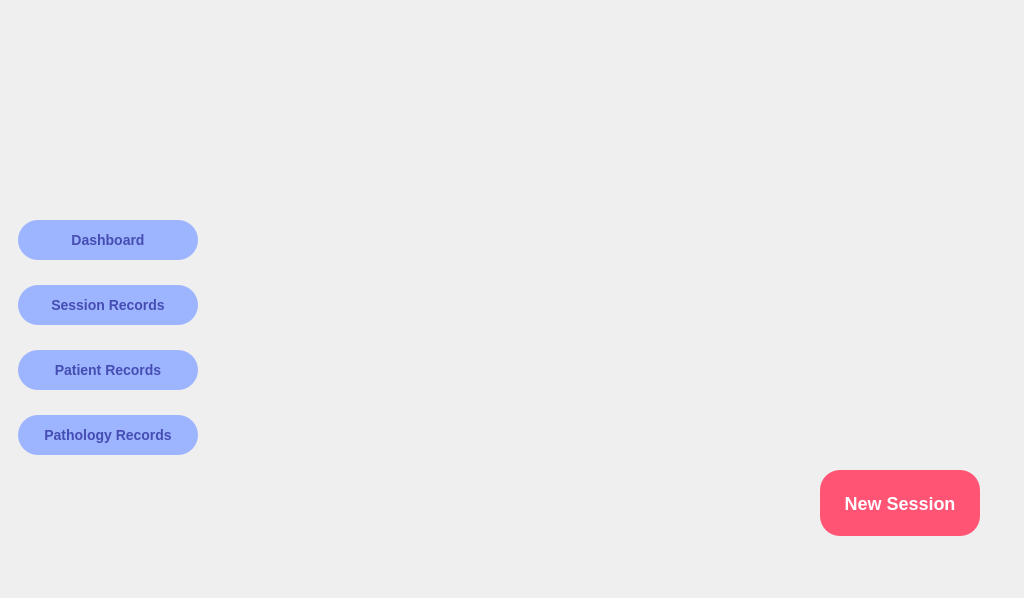
<?xml version="1.0" encoding="UTF-8"?>
<ui version="4.0">
 <class>DockWidget</class>
 <widget class="QDockWidget" name="DockWidget">
  <property name="geometry">
   <rect>
    <x>0</x>
    <y>0</y>
    <width>1024</width>
    <height>598</height>
   </rect>
  </property>
  <property name="minimumSize">
   <size>
    <width>1024</width>
    <height>598</height>
   </size>
  </property>
  <property name="maximumSize">
   <size>
    <width>1024</width>
    <height>598</height>
   </size>
  </property>
  <property name="styleSheet">
   <string notr="true"/>
  </property>
  <property name="windowTitle">
   <string>DockWidget</string>
  </property>
  <widget class="QWidget" name="dockWidgetContents">
   <property name="styleSheet">
    <string notr="true"/>
   </property>
   <widget class="QPushButton" name="StartSession">
    <property name="geometry">
     <rect>
      <x>820</x>
      <y>470</y>
      <width>160</width>
      <height>66</height>
     </rect>
    </property>
    <property name="styleSheet">
     <string notr="true">background-color:rgb(255, 84, 115);
background-image: url();
border-radius: 20px;
font-size: 18px;
font-weight:bold;
color: rgb(255, 252, 255)</string>
    </property>
    <property name="text">
     <string>New Session</string>
    </property>
   </widget>
   <widget class="QLabel" name="background">
    <property name="geometry">
     <rect>
      <x>0</x>
      <y>0</y>
      <width>1024</width>
      <height>576</height>
     </rect>
    </property>
    <property name="styleSheet">
     <string notr="true"/>
    </property>
    <property name="text">
     <string/>
    </property>
   </widget>
   <widget class="QPushButton" name="btn_main">
    <property name="geometry">
     <rect>
      <x>18</x>
      <y>220</y>
      <width>180</width>
      <height>40</height>
     </rect>
    </property>
    <property name="styleSheet">
     <string notr="true">background-image: url();
background-color: rgb(157, 180, 255);
border-radius: 20px;

color:rgb(69, 77, 179);
font-size: 14px;
font-weight: bold;</string>
    </property>
    <property name="text">
     <string>Dashboard</string>
    </property>
    <property name="icon">
     <iconset>
      <normaloff>Icons/dashboard.svg</normaloff>Icons/dashboard.svg</iconset>
    </property>
    <property name="iconSize">
     <size>
      <width>32</width>
      <height>32</height>
     </size>
    </property>
   </widget>
   <widget class="QPushButton" name="btn_records_session">
    <property name="geometry">
     <rect>
      <x>18</x>
      <y>285</y>
      <width>180</width>
      <height>40</height>
     </rect>
    </property>
    <property name="styleSheet">
     <string notr="true">background-image: url();
background-color: rgb(157, 180, 255);
border-radius: 20px;

color:rgb(69, 77, 179);
font-size: 14px;
font-weight: bold;</string>
    </property>
    <property name="text">
     <string>Session Records</string>
    </property>
    <property name="icon">
     <iconset>
      <normaloff>Icons/session.svg</normaloff>Icons/session.svg</iconset>
    </property>
    <property name="iconSize">
     <size>
      <width>30</width>
      <height>30</height>
     </size>
    </property>
   </widget>
   <widget class="QPushButton" name="btn_records_patient">
    <property name="geometry">
     <rect>
      <x>18</x>
      <y>350</y>
      <width>180</width>
      <height>40</height>
     </rect>
    </property>
    <property name="styleSheet">
     <string notr="true">background-image: url();
background-color: rgb(157, 180, 255);
border-radius: 20px;

color:rgb(69, 77, 179);
font-size: 14px;
font-weight: bold;</string>
    </property>
    <property name="text">
     <string>Patient Records</string>
    </property>
    <property name="icon">
     <iconset>
      <normaloff>Icons/patient.svg</normaloff>Icons/patient.svg</iconset>
    </property>
    <property name="iconSize">
     <size>
      <width>30</width>
      <height>30</height>
     </size>
    </property>
   </widget>
   <widget class="QPushButton" name="btn_records_pathology">
    <property name="geometry">
     <rect>
      <x>18</x>
      <y>415</y>
      <width>180</width>
      <height>40</height>
     </rect>
    </property>
    <property name="styleSheet">
     <string notr="true">background-image: url();
background-color: rgb(157, 180, 255);
border-radius: 20px;

color:rgb(69, 77, 179);
font-size: 14px;
font-weight: bold;</string>
    </property>
    <property name="text">
     <string>Pathology Records</string>
    </property>
    <property name="icon">
     <iconset>
      <normaloff>Icons/patient.svg</normaloff>Icons/patient.svg</iconset>
    </property>
    <property name="iconSize">
     <size>
      <width>30</width>
      <height>30</height>
     </size>
    </property>
   </widget>
   <zorder>background</zorder>
   <zorder>StartSession</zorder>
   <zorder>btn_main</zorder>
   <zorder>btn_records_session</zorder>
   <zorder>btn_records_patient</zorder>
   <zorder>btn_records_pathology</zorder>
  </widget>
 </widget>
 <resources>
  <include location="resources.qrc"/>
 </resources>
 <connections/>
</ui>
